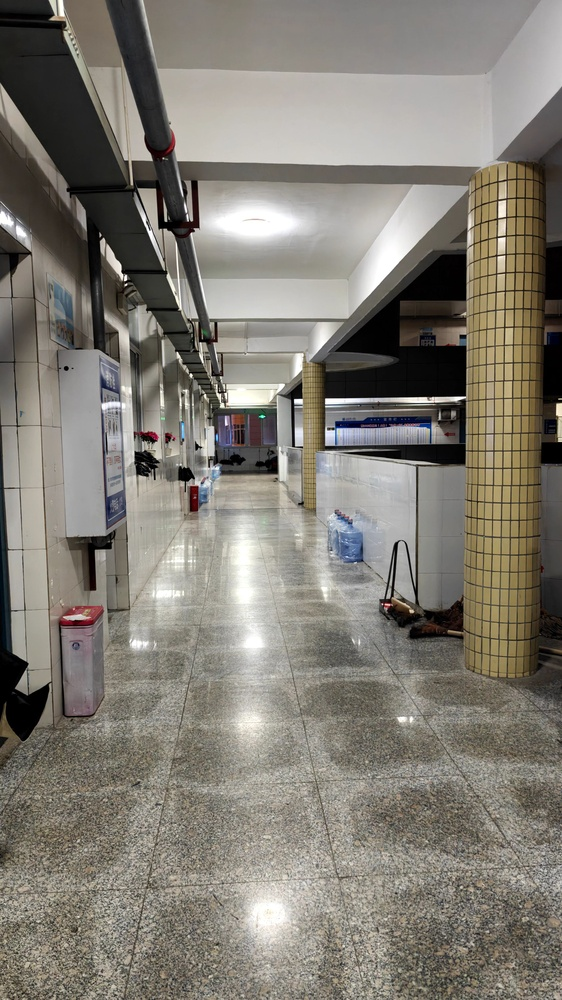
#> input picture 2026Fall/Lab2_Histogram/data/photo02.jpg, 562 x 1000 px, shrunk from 2304 x 4096 before the run
$ python lab2_adaptive_gamma.py
#> lines starting #> are read from the running program, lines starting #| are printed output that depends on the picture
import cv2
import numpy as np

def adaptive_gamma_correction(img):
    # 计算归一化后的平均亮度
    mean_brightness = np.mean(img) / 255.0
    # 设定中间亮度标准 (通常是 0.5)
    # 巧妙的公式：gamma = log(0.5) / log(mean_brightness)
    # 如果图像暗(mean<0.5)，计算出 gamma>1，进行提亮。
    gamma = np.log(0.5) / np.log(mean_brightness)

    # 应用伽马校正
    out = (255 * ((img / 255.0) ** (1 / gamma))).astype(np.uint8)
    return out, gamma

img = cv2.imread("../data/photo02.jpg", 0)
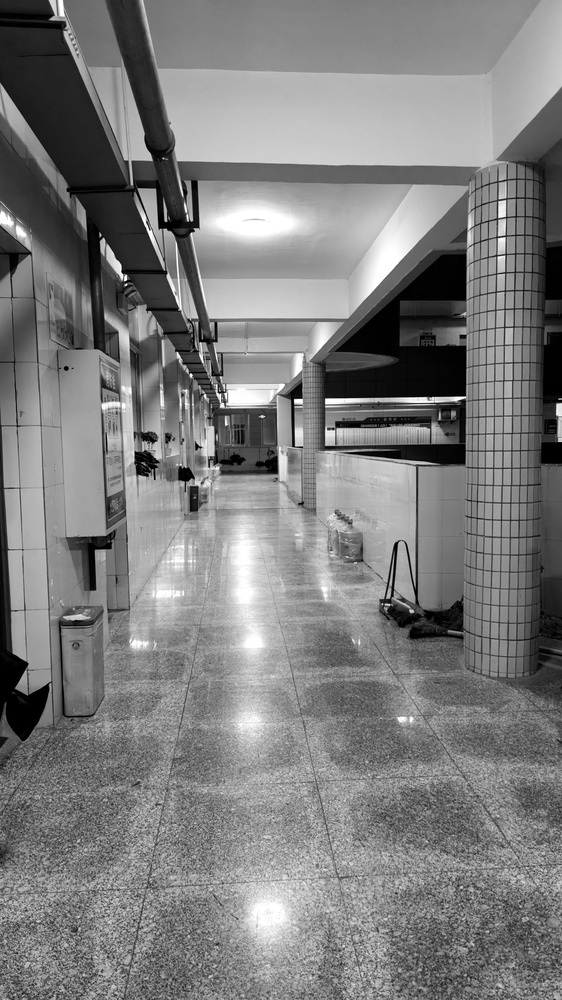
#> img: shape (1000, 562); min 0, max 255, mean 125.4
adaptive_img, g_val = adaptive_gamma_correction(img)
#> in adaptive_gamma_correction, `mean_brightness = np.mean(img) / 255.0`: mean_brightness = 0.492
#> in adaptive_gamma_correction, `gamma = np.log(0.5) / np.log(mean_brightness)`: gamma = 0.976
#> g_val = 0.976
print(f"自动计算的 Gamma 值为: {g_val:.2f}")
#| 自动计算的 Gamma 值为: 0.98
cv2.imwrite("../results/l2_adaptive_gamma.jpg", adaptive_img)

$ run again, with 2026Fall/Lab2_Histogram/data/photo01.jpg copied over 2026Fall/Lab2_Histogram/data/photo02.jpg
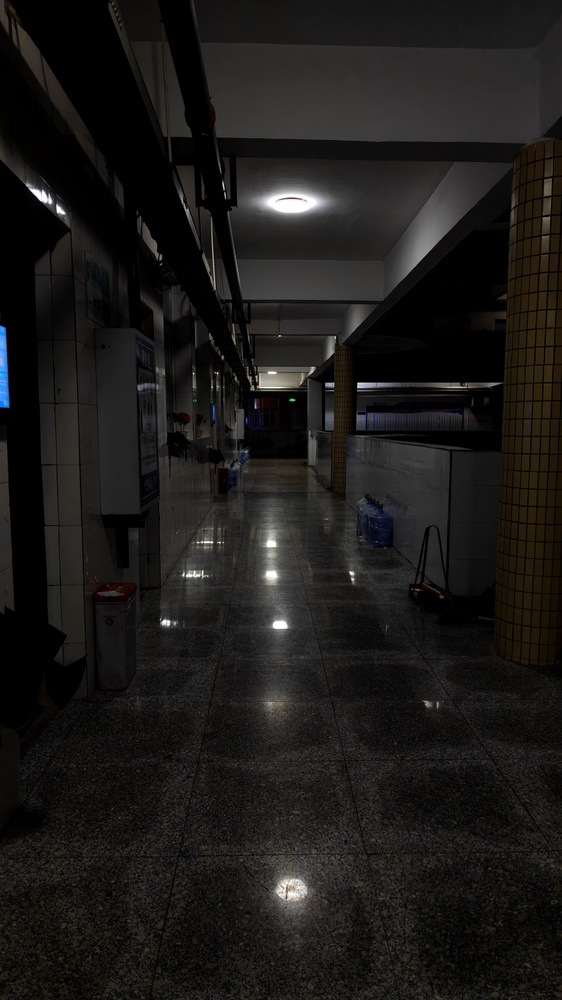
#> input picture 2026Fall/Lab2_Histogram/data/photo01.jpg, 562 x 1000 px, shrunk from 2304 x 4096 before the run
#> mean_brightness = 0.104
#> gamma = 0.307
#> in adaptive_gamma_correction, `out = (255 * ((img / 255.0) ** (1 / gamma))).astype(np.uint8)`:
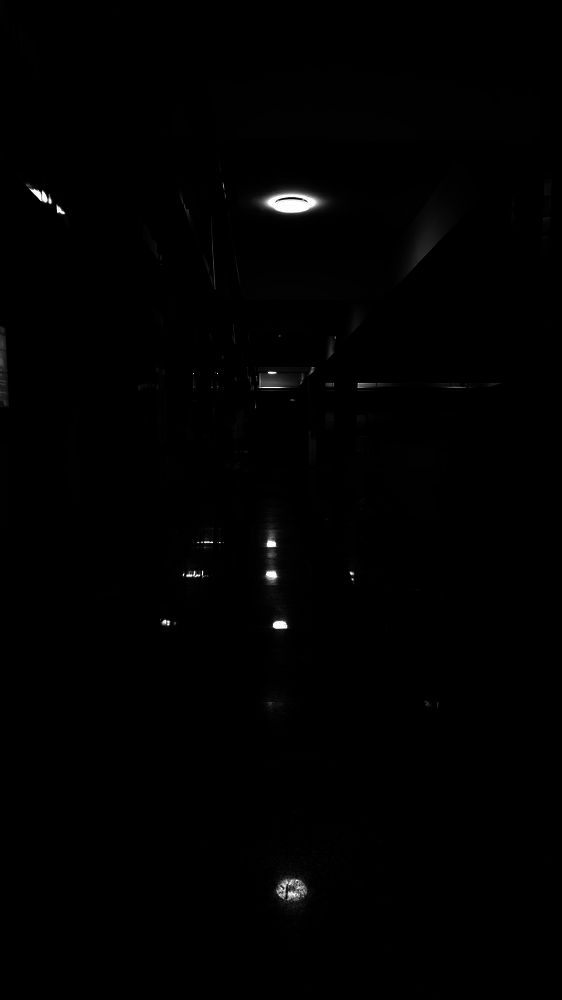
#> out: shape (1000, 562); min 0, max 255, mean 1.3
#| 自动计算的 Gamma 值为: 0.31
